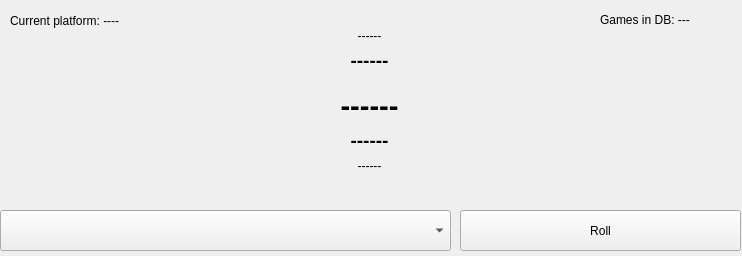
<?xml version="1.0" encoding="UTF-8"?>
<ui version="4.0">
 <class>PyRGGGWindow</class>
 <widget class="QMainWindow" name="PyRGGGWindow">
  <property name="geometry">
   <rect>
    <x>0</x>
    <y>0</y>
    <width>742</width>
    <height>256</height>
   </rect>
  </property>
  <property name="sizePolicy">
   <sizepolicy hsizetype="Fixed" vsizetype="Fixed">
    <horstretch>0</horstretch>
    <verstretch>0</verstretch>
   </sizepolicy>
  </property>
  <property name="windowTitle">
   <string>MainWindow</string>
  </property>
  <widget class="QWidget" name="centralwidget">
   <widget class="QLabel" name="lbLastGame">
    <property name="geometry">
     <rect>
      <x>0</x>
      <y>150</y>
      <width>739</width>
      <height>31</height>
     </rect>
    </property>
    <property name="text">
     <string>------</string>
    </property>
    <property name="alignment">
     <set>Qt::AlignCenter</set>
    </property>
   </widget>
   <widget class="QPushButton" name="bRoll">
    <property name="geometry">
     <rect>
      <x>460</x>
      <y>210</y>
      <width>281</width>
      <height>41</height>
     </rect>
    </property>
    <property name="text">
     <string>Roll</string>
    </property>
   </widget>
   <widget class="QLabel" name="lbForthGame">
    <property name="geometry">
     <rect>
      <x>0</x>
      <y>120</y>
      <width>739</width>
      <height>41</height>
     </rect>
    </property>
    <property name="font">
     <font>
      <pointsize>14</pointsize>
      <weight>75</weight>
      <bold>true</bold>
     </font>
    </property>
    <property name="text">
     <string>------</string>
    </property>
    <property name="alignment">
     <set>Qt::AlignCenter</set>
    </property>
   </widget>
   <widget class="QLabel" name="lbTheGame">
    <property name="geometry">
     <rect>
      <x>0</x>
      <y>70</y>
      <width>739</width>
      <height>71</height>
     </rect>
    </property>
    <property name="font">
     <font>
      <pointsize>22</pointsize>
      <weight>75</weight>
      <bold>true</bold>
     </font>
    </property>
    <property name="text">
     <string>------</string>
    </property>
    <property name="alignment">
     <set>Qt::AlignCenter</set>
    </property>
   </widget>
   <widget class="QLabel" name="lbSecondGame">
    <property name="geometry">
     <rect>
      <x>0</x>
      <y>40</y>
      <width>739</width>
      <height>41</height>
     </rect>
    </property>
    <property name="font">
     <font>
      <pointsize>14</pointsize>
      <weight>75</weight>
      <bold>true</bold>
     </font>
    </property>
    <property name="text">
     <string>------</string>
    </property>
    <property name="alignment">
     <set>Qt::AlignCenter</set>
    </property>
   </widget>
   <widget class="QLabel" name="lbFirstGame">
    <property name="geometry">
     <rect>
      <x>0</x>
      <y>20</y>
      <width>739</width>
      <height>31</height>
     </rect>
    </property>
    <property name="text">
     <string>------</string>
    </property>
    <property name="alignment">
     <set>Qt::AlignCenter</set>
    </property>
   </widget>
   <widget class="QComboBox" name="cbPlatforms">
    <property name="geometry">
     <rect>
      <x>0</x>
      <y>210</y>
      <width>451</width>
      <height>41</height>
     </rect>
    </property>
   </widget>
   <widget class="QLabel" name="lbCurPlatform">
    <property name="geometry">
     <rect>
      <x>10</x>
      <y>10</y>
      <width>311</width>
      <height>21</height>
     </rect>
    </property>
    <property name="text">
     <string>Current platform: ----</string>
    </property>
   </widget>
   <widget class="QLabel" name="lbTotlaGames">
    <property name="geometry">
     <rect>
      <x>600</x>
      <y>10</y>
      <width>141</width>
      <height>20</height>
     </rect>
    </property>
    <property name="text">
     <string>Games in DB: ---</string>
    </property>
   </widget>
   <widget class="QLabel" name="lbCurPlatformIcon">
    <property name="geometry">
     <rect>
      <x>10</x>
      <y>30</y>
      <width>57</width>
      <height>51</height>
     </rect>
    </property>
    <property name="text">
     <string/>
    </property>
   </widget>
  </widget>
 </widget>
 <resources/>
 <connections/>
</ui>
